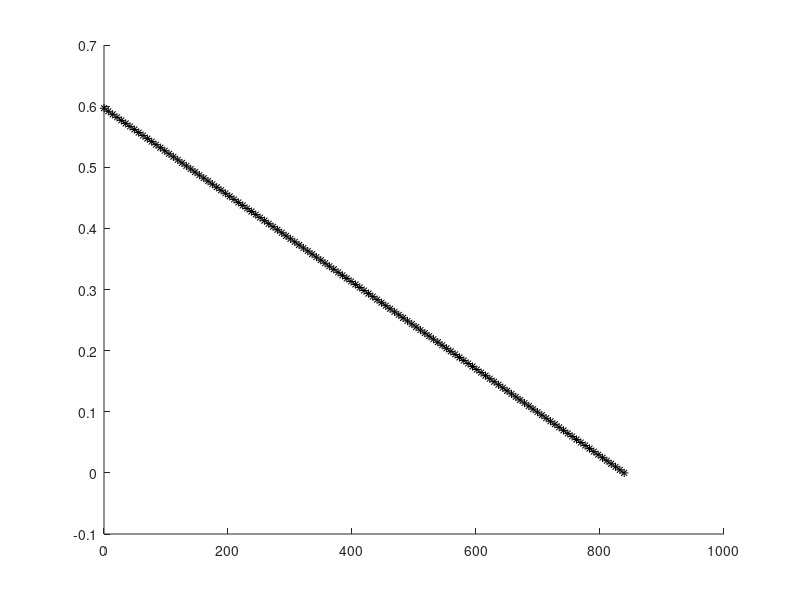

This figure's MATLAB source: (Note: this script raises an error after producing the figure.)
%Old Locokit motors of 24V
%Wnom=9310/19;
%tauStall=0.0228*19;
%New, 40W motors
%Wnom=41400/128;
%tauStall= 1.2;

%Current Locokit motors overriden at 24V
Wnom=7970*2/19;
tauStall=0.0157*2*19;

figure
hold on
for Wmotor=0:round(Wnom)/120:round(Wnom)
    tauOut = tauStall-Wmotor*tauStall/Wnom;
    plot(Wmotor,tauOut, 'k*')
end
gearRatio = 2;
for i=25:25
   plot(W(i,1)/gearRatio,abs(Tau(i,1)*gearRatio), 'r*'); 
   plot(W(i,2),abs(Tau(i,2)), 'g*'); 
   plot(W(i,3),abs(Tau(i,3)), 'b*'); 
end

hold off